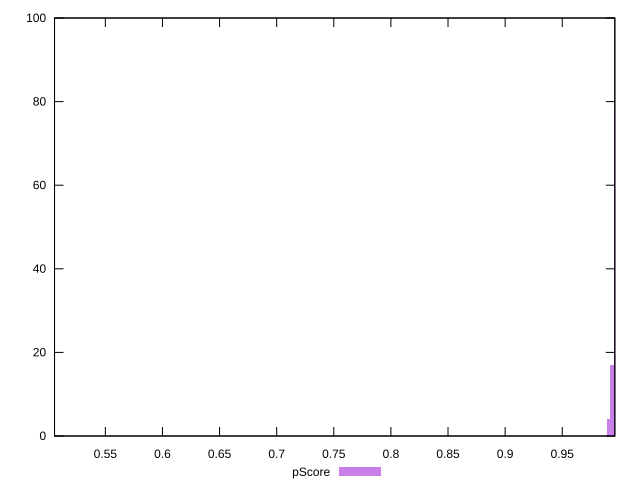

Here is the gnuplot script that generated this plot:
reset

$pScore <<EOF
0.504364565125506 1
0.9903886006100844 4
0.9934453555502389 17
0.9965021104903935 78
EOF

set key outside below
set boxwidth 0.0030567549401545814
set xrange [0.5055153072659038:0.9960348058186612]
set yrange [0:100]
set trange [0:100]
set style fill transparent solid 0.5 noborder
set terminal svg size 640, 490 enhanced background rgb 'white'
set output "report_00019_2021-02-10T18-14-37.922Z//speed-index/samples/pages+cached+noadtech+nomedia/pScore/histogram.svg"

plot $pScore title "pScore" with boxes

reset
